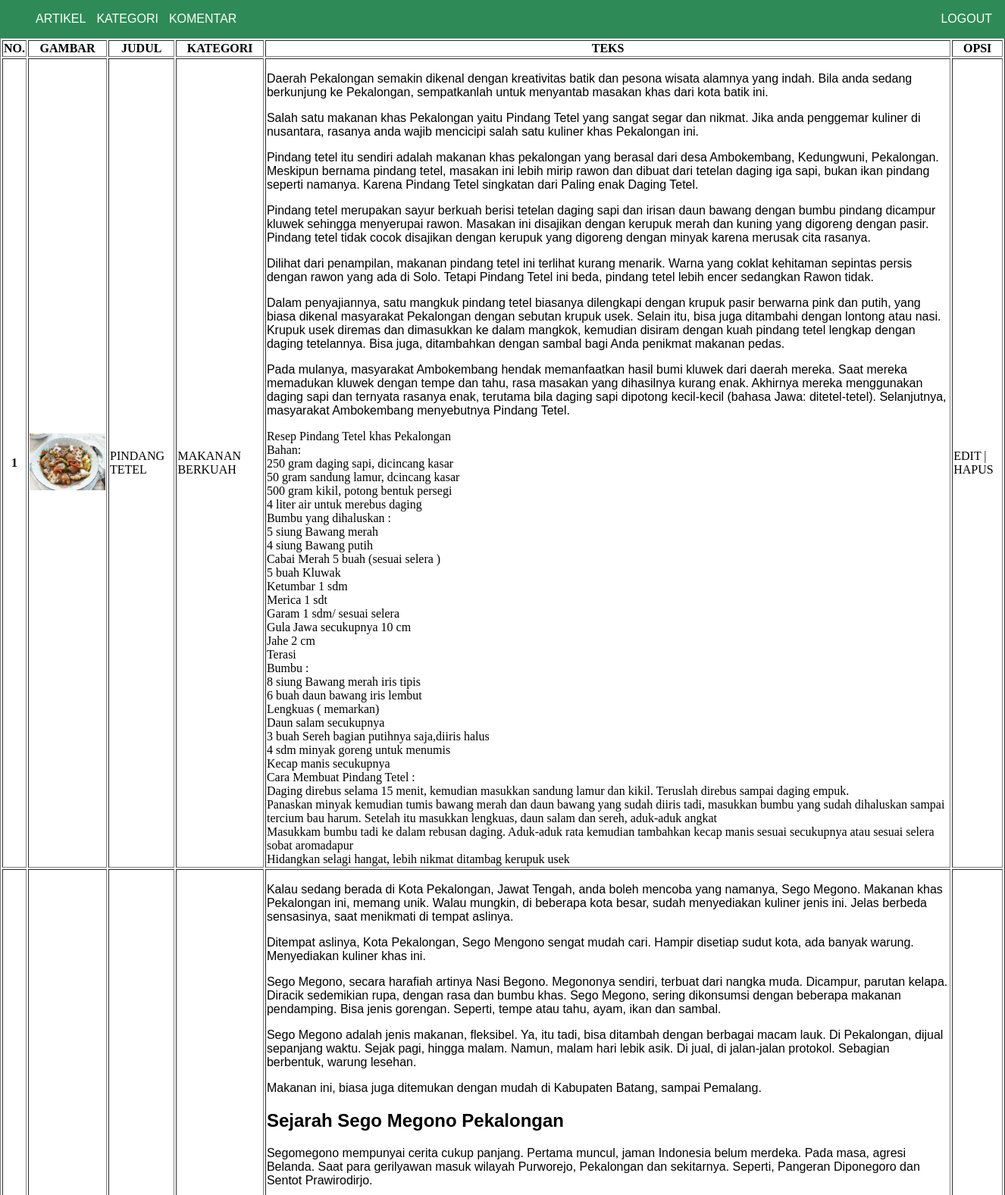
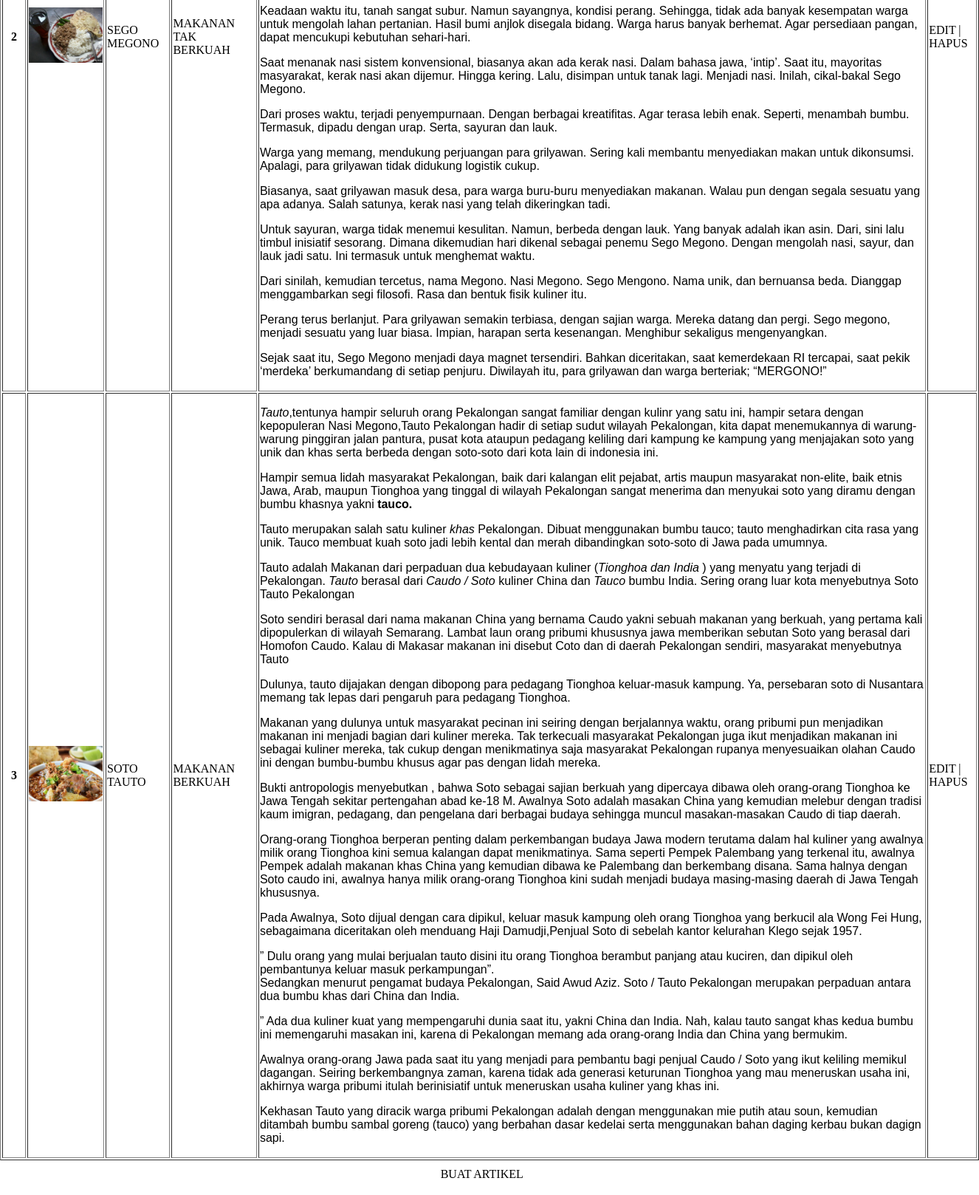
The page /admin/index.php (signed in) on the database its author committed (2 pictures, top to bottom).
### tables this page shows
CREATE TABLE `artikel` (
  `id` int(255) NOT NULL,
  `gambar` varchar(255) NOT NULL,
  `judul` varchar(255) NOT NULL,
  `id_kategori` int(255) NOT NULL,
  `teks` text NOT NULL
);

CREATE TABLE `kategori` (
  `id` int(255) NOT NULL,
  `nama_kategori` varchar(255) NOT NULL
);

### admin/artikel.php (the view)
<?php
include 'database.php';
$result = mysqli_query($conn, "SELECT * FROM artikel");
?>
<body>
<table border="1" style="margin-bottom: 10px;">
        <tr>
            <th>NO.</th>
            <th>GAMBAR</th>
            <th>JUDUL</th>
            <th>KATEGORI</th>
            <th>TEKS</th>
            <th>OPSI</th>
        </tr>
        <tr>
        <?php
        $i = 1;
        while ( $row = mysqli_fetch_assoc($result) ):
        $idk = $row['id_kategori'];
        ?>
            <th><?php echo $i; ?></th>
            <td><img src="<?php echo $row["gambar"]?>" width="100px"></td>
            <td><?php echo $row["judul"]?></td>
            <td>
            <?php
            $sql = mysqli_query($conn, "SELECT * FROM kategori WHERE id = $idk");
            $col = mysqli_fetch_assoc($sql);
            echo $col['nama_kategori']
            ?>
            </td>
            <td><?php echo $row["teks"]?></td>
            <td><a href="edit_a.php?id=<?php echo $row['id']?>" style="color: black">EDIT | </a><a href="hapus_a.php?id=<?php echo $row['id']?>" style="color: black">HAPUS</a></td>
        </tr>
        <?php
        $i++;
        endwhile;
        ?>
    </table>
    <a href="input_a.php" style="color: black; margin-left: 45%; padding-bottom: 20px;">BUAT ARTIKEL</a>
</body>

### admin/header.php (style rules this page uses)
a { color: white; text-decoration: none; }
h2 { font-family: 'Helvetica'; }
p { font-family: 'Helvetica'; }

### rows shown on the page
artikel: gambar (picture), judul "PINDANG TETEL", id_kategori.nama_kategori "MAKANAN BERKUAH", teks "Daerah Pekalongan semakin dikenal dengan kreativitas batik dan pesona wisata alamnya yang indah. Bila anda sedang berkunjung ke Pekalongan, sempatkanlah untuk menyantab masakan khas dari kota batik ini. Salah satu makanan khas Pekalongan yaitu Pindang Tetel yang sangat segar dan nikmat. Jika anda penggemar kuliner di nusantara, rasanya anda wajib mencicipi salah satu kuliner khas Pekalongan ini. Pindang tetel itu sendiri adalah makanan khas pekalongan yang berasal dari desa Ambokembang, Kedungwuni, Pekalongan. Meskipun bernama pindang tetel, masakan ini lebih mirip rawon dan dibuat dari tetelan daging iga sapi, bukan ikan pindang seperti namanya. Karena Pindang Tetel singkatan dari Paling…"
artikel: gambar (picture), judul "SEGO MEGONO", id_kategori.nama_kategori "MAKANAN TAK BERKUAH", teks "Kalau sedang berada di Kota Pekalongan, Jawat Tengah, anda boleh mencoba yang namanya, Sego Megono. Makanan khas Pekalongan ini, memang unik. Walau mungkin, di beberapa kota besar, sudah menyediakan kuliner jenis ini. Jelas berbeda sensasinya, saat menikmati di tempat aslinya. Ditempat aslinya, Kota Pekalongan, Sego Mengono sengat mudah cari. Hampir disetiap sudut kota, ada banyak warung. Menyediakan kuliner khas ini. Sego Megono, secara harafiah artinya Nasi Begono. Megononya sendiri, terbuat dari nangka muda. Dicampur, parutan kelapa. Diracik sedemikian rupa, dengan rasa dan bumbu khas. Sego Megono, sering dikonsumsi dengan beberapa makanan pendamping. Bisa jenis gorengan. Seperti, tempe…"
artikel: gambar (picture), judul "SOTO TAUTO", id_kategori.nama_kategori "MAKANAN BERKUAH", teks "Tauto ,tentunya hampir seluruh orang Pekalongan sangat familiar dengan kulinr yang satu ini, hampir setara dengan kepopuleran Nasi Megono,Tauto Pekalongan hadir di setiap sudut wilayah Pekalongan, kita dapat menemukannya di warung-warung pinggiran jalan pantura, pusat kota ataupun pedagang keliling dari kampung ke kampung yang menjajakan soto yang unik dan khas serta berbeda dengan soto-soto dari kota lain di indonesia ini. Hampir semua lidah masyarakat Pekalongan, baik dari kalangan elit pejabat, artis maupun masyarakat non-elite, baik etnis Jawa, Arab, maupun Tionghoa yang tinggal di wilayah Pekalongan sangat menerima dan menyukai soto yang diramu dengan bumbu khasnya yakni tauco. Tauto…"
